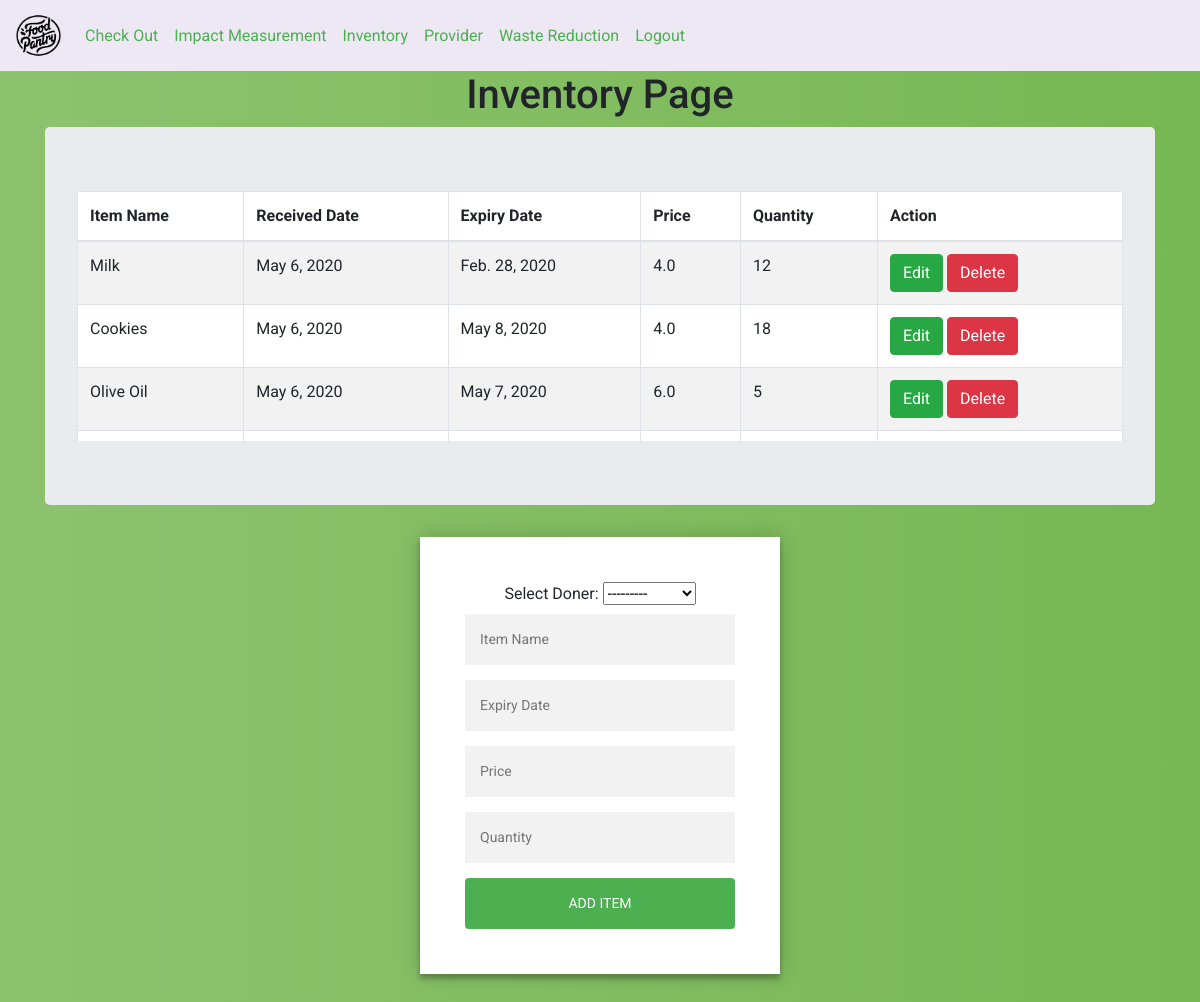
Screenshot of /inventory/ (signed in) with the database file from the repository.
### inventory/models.py (models this page shows, shortened)
class inventory(models.Model):
     donor = models.ForeignKey(provider, on_delete=models.CASCADE,related_name='donor')
     name = models.CharField(max_length=100)
     registration_D = models.DateField(auto_now=True)
     expiry_D = models.DateField()
     price = models.FloatField()
     quantity =  models.PositiveIntegerField()

### inventory/views.py (the view)
# urls.py: path('inventory/', inventory_views.inventory_view, name='inventory_view'),
@login_required(login_url='/login/')
def inventory_view(request):
	item = inventory.objects.all()
	item_data = inventory_form()
	if (request.method=="POST"):
			item_data = inventory_form(request.POST)
	if item_data.is_valid():
			item_data.save()
	context = {'item':item,'item_data':item_data}
	return render(request, 'inventory/inventory.html',context)

### inventory/forms.py
class inventory_form(forms.ModelForm):
    name = forms.CharField(widget=forms.TextInput(attrs={'placeholder': 'Item Name '}))
    expiry_D = forms.CharField(widget=forms.TextInput(attrs={'placeholder': 'Expiry Date '}))
    price = forms.CharField(widget=forms.TextInput(attrs={'placeholder': 'Price'}))
    quantity  = forms.CharField(widget=forms.TextInput(attrs={'placeholder': 'Quantity '}))
    class Meta():
	     model = inventory
	     fields = '__all__'

### provider/models.py (called while the page is built)
    def __str__(self):
          return self.donor_name

### templates/inventory/inventory.html (shortened to what this page needs)
<!DOCTYPE html>
<html>
<head>
	{% include "dashboard/shared_links.html" %}
</head>
<body>
	{% include "dashboard/navigation_bar.html" %}
<h1>Inventory Page</h1>
{% load static %}
<div class="container">
	<div class="jumbotron">
		<div class="table-wrapper-scroll-y my-custom-scrollbar">
<table bgcolor="white" class="table table-bordered table-striped mb-0">
  <thead>
    <tr>
      <th scope="col">Item Name</th>
      <th scope="col">Received Date</th>
      <th scope="col">Expiry Date</th>
      <th scope="col">Price</th>
	  <th scope="col">Quantity</th>
	  <th scope="col">Action</th>
    </tr>
  </thead>
  <tbody>
{% for each in item %}
    <tr>
    				<td>{{each.name}}</td>
					<td>{{each.registration_D}}</td>
					<td>{{each.expiry_D}}</td>
					<td>{{each.price}}</td>
					<td>{{each.quantity}}</td>
	<td>
	<a class="btn btn-success" href="{% url 'update' each.id %}">Edit</a>
	<a class="btn btn-danger" href="#" onclick="confirmDeleteModal({{each.id}})">Delete</a>{% comment %} <a class="btn btn-success" href="{% url 'remove' each.id %}">Delete</a> {% endcomment %}</td>
    	</tr>
		 		{% endfor %}
  </tbody>
</table>
	</div>
</div>
</div>
<div class="form">
	<form method="POST" action="/inventory/">
		<label>Select Doner:</label>
	{{item_data.donor}}
    {{item_data.name}}
    {{item_data.expiry_D}}
	{{item_data.price}}
    {{item_data.quantity}}
		<button type="submit" class="btn btn-info">Add Item</button>
	</form>
</div>
</body>
</html>

### static/CSS/common.css (style rules this page uses)
.form { position: relative; z-index: 1; background: #FFFFFF; max-width: 360px; margin: 0 auto 100px; padding: 45px; text-align: center; box-shadow: 0 0 20px 0 rgba(0, 0, 0, 0.2), 0 5px 5px 0 rgba(0, 0, 0, 0.24); }
.form input { font-family: "Roboto", sans-serif; outline: 0; background: #f2f2f2; width: 100%; border: 0; margin: 0 0 15px; padding: 15px; box-sizing: border-box; font-size: 14px; }
.form button { font-family: "Roboto", sans-serif; text-transform: uppercase; outline: 0; background: #4CAF50; width: 100%; border: 0; padding: 15px; color: #FFFFFF; font-size: 14px; -webkit-transition: all 0.3 ease; transition: all 0.3 ease; cursor: pointer; }
h1 { text-align: center; }
.my-custom-scrollbar { position: relative; height: 250px; overflow: auto; }
.table-wrapper-scroll-y { display: block; }
body { background: white; background: -webkit-linear-gradient(right, #76b852, #8DC26F); background: -moz-linear-gradient(right, #76b852, #8DC26F); background: -o-linear-gradient(right, #76b852, #8DC26F); background: linear-gradient(to left, #76b852, #8DC26F); font-family: "Roboto", sans-serif; -webkit-font-smoothing: antialiased; -moz-osx-font-smoothing: grayscale; }

### rows the page displays
inventory: name "Milk", registration_D "May 6, 2020", expiry_D "Feb. 28, 2020", price "4.0", quantity "12"
inventory: name "Cookies", registration_D "May 6, 2020", expiry_D "May 8, 2020", price "4.0", quantity "18"
inventory: name "Olive Oil", registration_D "May 6, 2020", expiry_D "May 7, 2020", price "6.0", quantity "5"
